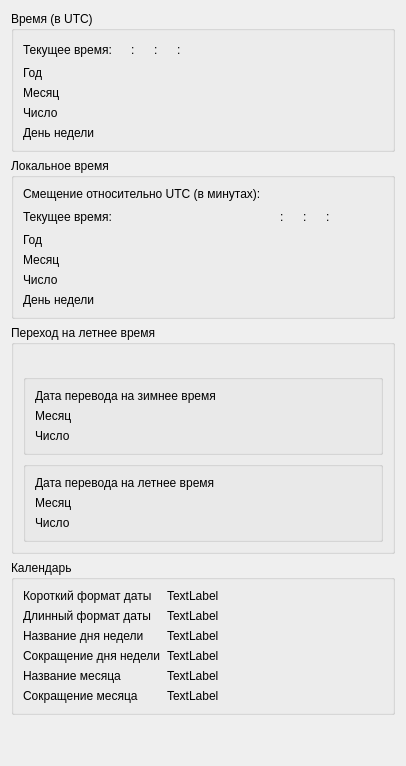
      <widget class="QWidget" name="pageTime">
       <layout class="QVBoxLayout" name="verticalLayout_8">
        <item>
         <widget class="QGroupBox" name="groupBox">
          <property name="title">
           <string>Время (в UTC)</string>
          </property>
          <layout class="QHBoxLayout" name="horizontalLayout_5">
           <item>
            <layout class="QFormLayout" name="formLayout_7">
             <item row="0" column="0">
              <widget class="QLabel" name="label_31">
               <property name="text">
                <string>Текущее время:</string>
               </property>
              </widget>
             </item>
             <item row="0" column="1">
              <layout class="QHBoxLayout" name="horizontalLayout_6">
               <item>
                <widget class="QLabel" name="labelHour">
                 <property name="text">
                  <string/>
                 </property>
                </widget>
               </item>
               <item>
                <widget class="QLabel" name="label_33">
                 <property name="sizePolicy">
                  <sizepolicy hsizetype="Fixed" vsizetype="Preferred">
                   <horstretch>0</horstretch>
                   <verstretch>0</verstretch>
                  </sizepolicy>
                 </property>
                 <property name="text">
                  <string>:</string>
                 </property>
                </widget>
               </item>
               <item>
                <widget class="QLabel" name="labelMinute">
                 <property name="text">
                  <string/>
                 </property>
                </widget>
               </item>
               <item>
                <widget class="QLabel" name="label_37">
                 <property name="sizePolicy">
                  <sizepolicy hsizetype="Fixed" vsizetype="Preferred">
                   <horstretch>0</horstretch>
                   <verstretch>0</verstretch>
                  </sizepolicy>
                 </property>
                 <property name="text">
                  <string>:</string>
                 </property>
                </widget>
               </item>
               <item>
                <widget class="QLabel" name="labelSecond">
                 <property name="text">
                  <string/>
                 </property>
                </widget>
               </item>
               <item>
                <widget class="QLabel" name="label_35">
                 <property name="sizePolicy">
                  <sizepolicy hsizetype="Fixed" vsizetype="Preferred">
                   <horstretch>0</horstretch>
                   <verstretch>0</verstretch>
                  </sizepolicy>
                 </property>
                 <property name="text">
                  <string>:</string>
                 </property>
                </widget>
               </item>
               <item>
                <widget class="QLabel" name="labelMilliseconds">
                 <property name="text">
                  <string/>
                 </property>
                </widget>
               </item>
               <item>
                <spacer name="horizontalSpacer">
                 <property name="orientation">
                  <enum>Qt::Horizontal</enum>
                 </property>
                 <property name="sizeHint" stdset="0">
                  <size>
                   <width>40</width>
                   <height>20</height>
                  </size>
                 </property>
                </spacer>
               </item>
              </layout>
             </item>
             <item row="1" column="0">
              <widget class="QLabel" name="label_32">
               <property name="text">
                <string>Год</string>
               </property>
              </widget>
             </item>
             <item row="1" column="1">
              <widget class="QLabel" name="labelYear">
               <property name="text">
                <string/>
               </property>
              </widget>
             </item>
             <item row="2" column="0">
              <widget class="QLabel" name="label_34">
               <property name="text">
                <string>Месяц</string>
               </property>
              </widget>
             </item>
             <item row="2" column="1">
              <widget class="QLabel" name="labelMonth">
               <property name="text">
                <string/>
               </property>
              </widget>
             </item>
             <item row="3" column="0">
              <widget class="QLabel" name="label_36">
               <property name="text">
                <string>Число</string>
               </property>
              </widget>
             </item>
             <item row="3" column="1">
              <widget class="QLabel" name="labelDay">
               <property name="text">
                <string/>
               </property>
              </widget>
             </item>
             <item row="4" column="0">
              <widget class="QLabel" name="label_38">
               <property name="text">
                <string>День недели</string>
               </property>
              </widget>
             </item>
             <item row="4" column="1">
              <widget class="QLabel" name="labelDayOfWeek">
               <property name="text">
                <string/>
               </property>
              </widget>
             </item>
            </layout>
           </item>
          </layout>
         </widget>
        </item>
        <item>
         <widget class="QGroupBox" name="groupBox_2">
          <property name="title">
           <string>Локальное время</string>
          </property>
          <layout class="QFormLayout" name="formLayout_9">
           <item row="1" column="0">
            <widget class="QLabel" name="label_52">
             <property name="text">
              <string>Текущее время:</string>
             </property>
            </widget>
           </item>
           <item row="1" column="1">
            <layout class="QHBoxLayout" name="horizontalLayout_8">
             <item>
              <widget class="QLabel" name="labelLocalHour">
               <property name="text">
                <string/>
               </property>
              </widget>
             </item>
             <item>
              <widget class="QLabel" name="label_47">
               <property name="sizePolicy">
                <sizepolicy hsizetype="Fixed" vsizetype="Preferred">
                 <horstretch>0</horstretch>
                 <verstretch>0</verstretch>
                </sizepolicy>
               </property>
               <property name="text">
                <string>:</string>
               </property>
              </widget>
             </item>
             <item>
              <widget class="QLabel" name="labelLocalMinute">
               <property name="text">
                <string/>
               </property>
              </widget>
             </item>
             <item>
              <widget class="QLabel" name="label_48">
               <property name="sizePolicy">
                <sizepolicy hsizetype="Fixed" vsizetype="Preferred">
                 <horstretch>0</horstretch>
                 <verstretch>0</verstretch>
                </sizepolicy>
               </property>
               <property name="text">
                <string>:</string>
               </property>
              </widget>
             </item>
             <item>
              <widget class="QLabel" name="labelLocalSecond">
               <property name="text">
                <string/>
               </property>
              </widget>
             </item>
             <item>
              <widget class="QLabel" name="label_49">
               <property name="sizePolicy">
                <sizepolicy hsizetype="Fixed" vsizetype="Preferred">
                 <horstretch>0</horstretch>
                 <verstretch>0</verstretch>
                </sizepolicy>
               </property>
               <property name="text">
                <string>:</string>
               </property>
              </widget>
             </item>
             <item>
              <widget class="QLabel" name="labelLocalMilliseconds">
               <property name="text">
                <string/>
               </property>
              </widget>
             </item>
             <item>
              <spacer name="horizontalSpacer_3">
               <property name="orientation">
                <enum>Qt::Horizontal</enum>
               </property>
               <property name="sizeHint" stdset="0">
                <size>
                 <width>40</width>
                 <height>20</height>
                </size>
               </property>
              </spacer>
             </item>
            </layout>
           </item>
           <item row="2" column="1">
            <widget class="QLabel" name="labelLocalYear">
             <property name="text">
              <string/>
             </property>
            </widget>
           </item>
           <item row="3" column="1">
            <widget class="QLabel" name="labelLocalMonth">
             <property name="text">
              <string/>
             </property>
            </widget>
           </item>
           <item row="4" column="1">
            <widget class="QLabel" name="labelLocalDay">
             <property name="text">
              <string/>
             </property>
            </widget>
           </item>
           <item row="5" column="0">
            <widget class="QLabel" name="label_50">
             <property name="text">
              <string>День недели</string>
             </property>
            </widget>
           </item>
           <item row="5" column="1">
            <widget class="QLabel" name="labelLocalDayOfWeek">
             <property name="text">
              <string/>
             </property>
            </widget>
           </item>
           <item row="0" column="0">
            <widget class="QLabel" name="label_55">
             <property name="text">
              <string>Смещение относительно UTC (в минутах):</string>
             </property>
            </widget>
           </item>
           <item row="0" column="1">
            <widget class="QLabel" name="labelBias">
             <property name="text">
              <string/>
             </property>
            </widget>
           </item>
           <item row="4" column="0">
            <widget class="QLabel" name="label_53">
             <property name="text">
              <string>Число</string>
             </property>
            </widget>
           </item>
           <item row="3" column="0">
            <widget class="QLabel" name="label_54">
             <property name="text">
              <string>Месяц</string>
             </property>
            </widget>
           </item>
           <item row="2" column="0">
            <widget class="QLabel" name="label_51">
             <property name="text">
              <string>Год</string>
             </property>
            </widget>
           </item>
          </layout>
         </widget>
        </item>
        <item>
         <widget class="QGroupBox" name="groupBox_4">
          <property name="title">
           <string>Переход на летнее время</string>
          </property>
          <layout class="QVBoxLayout" name="verticalLayout_11">
           <item>
            <widget class="QLabel" name="labelDaylightActive">
             <property name="text">
              <string/>
             </property>
            </widget>
           </item>
           <item>
            <widget class="QGroupBox" name="groupStandard">
             <property name="title">
              <string/>
             </property>
             <layout class="QVBoxLayout" name="verticalLayout_14">
              <item>
               <layout class="QVBoxLayout" name="verticalLayout_9">
                <item>
                 <widget class="QLabel" name="label_46">
                  <property name="text">
                   <string>Дата перевода на зимнее время</string>
                  </property>
                 </widget>
                </item>
                <item>
                 <layout class="QFormLayout" name="formLayout_10">
                  <item row="0" column="0">
                   <widget class="QLabel" name="label_58">
                    <property name="text">
                     <string>Месяц</string>
                    </property>
                   </widget>
                  </item>
                  <item row="0" column="1">
                   <widget class="QLabel" name="labelTransitionStandardMonth">
                    <property name="text">
                     <string/>
                    </property>
                   </widget>
                  </item>
                  <item row="1" column="0">
                   <widget class="QLabel" name="label_60">
                    <property name="text">
                     <string>Число</string>
                    </property>
                   </widget>
                  </item>
                  <item row="1" column="1">
                   <widget class="QLabel" name="labelTransitionStandardDay">
                    <property name="text">
                     <string/>
                    </property>
                   </widget>
                  </item>
                 </layout>
                </item>
               </layout>
              </item>
             </layout>
            </widget>
           </item>
           <item>
            <widget class="QGroupBox" name="groupDaylight">
             <property name="title">
              <string/>
             </property>
             <layout class="QVBoxLayout" name="verticalLayout_16">
              <item>
               <layout class="QVBoxLayout" name="verticalLayout_10">
                <item>
                 <widget class="QLabel" name="label_39">
                  <property name="text">
                   <string>Дата перевода на летнее время</string>
                  </property>
                 </widget>
                </item>
                <item>
                 <layout class="QFormLayout" name="formLayout_8">
                  <item row="0" column="0">
                   <widget class="QLabel" name="label_42">
                    <property name="text">
                     <string>Месяц</string>
                    </property>
                   </widget>
                  </item>
                  <item row="0" column="1">
                   <widget class="QLabel" name="labelTransitionDalyightMonth">
                    <property name="text">
                     <string/>
                    </property>
                   </widget>
                  </item>
                  <item row="1" column="0">
                   <widget class="QLabel" name="label_44">
                    <property name="text">
                     <string>Число</string>
                    </property>
                   </widget>
                  </item>
                  <item row="1" column="1">
                   <widget class="QLabel" name="labelTransitionDalyightDay">
                    <property name="text">
                     <string/>
                    </property>
                   </widget>
                  </item>
                 </layout>
                </item>
               </layout>
              </item>
             </layout>
            </widget>
           </item>
          </layout>
         </widget>
        </item>
        <item>
         <widget class="QGroupBox" name="groupBox_3">
          <property name="title">
           <string>Календарь</string>
          </property>
          <layout class="QFormLayout" name="formLayout_11">
           <item row="0" column="0">
            <widget class="QLabel" name="label_41">
             <property name="text">
              <string>Короткий формат даты</string>
             </property>
            </widget>
           </item>
           <item row="1" column="0">
            <widget class="QLabel" name="label_43">
             <property name="text">
              <string>Длинный формат даты</string>
             </property>
            </widget>
           </item>
           <item row="2" column="0">
            <widget class="QLabel" name="label_45">
             <property name="text">
              <string>Название дня недели</string>
             </property>
            </widget>
           </item>
           <item row="3" column="0">
            <widget class="QLabel" name="label_57">
             <property name="text">
              <string>Сокращение дня недели</string>
             </property>
            </widget>
           </item>
           <item row="0" column="1">
            <widget class="QLabel" name="labelCalFormatShort">
             <property name="text">
              <string>TextLabel</string>
             </property>
            </widget>
           </item>
           <item row="1" column="1">
            <widget class="QLabel" name="labelCalFormatLong">
             <property name="text">
              <string>TextLabel</string>
             </property>
            </widget>
           </item>
           <item row="2" column="1">
            <widget class="QLabel" name="labelCalDayLong">
             <property name="text">
              <string>TextLabel</string>
             </property>
            </widget>
           </item>
           <item row="3" column="1">
            <widget class="QLabel" name="labelCalDayShort">
             <property name="text">
              <string>TextLabel</string>
             </property>
            </widget>
           </item>
           <item row="4" column="0">
            <widget class="QLabel" name="label_64">
             <property name="text">
              <string>Название месяца</string>
             </property>
            </widget>
           </item>
           <item row="5" column="0">
            <widget class="QLabel" name="label_65">
             <property name="text">
              <string>Сокращение месяца</string>
             </property>
            </widget>
           </item>
           <item row="4" column="1">
            <widget class="QLabel" name="labelCalMonthLong">
             <property name="text">
              <string>TextLabel</string>
             </property>
            </widget>
           </item>
           <item row="5" column="1">
            <widget class="QLabel" name="labelCalMonthShort">
             <property name="text">
              <string>TextLabel</string>
             </property>
            </widget>
           </item>
          </layout>
         </widget>
        </item>
        <item>
         <spacer name="verticalSpacer_5">
          <property name="orientation">
           <enum>Qt::Vertical</enum>
          </property>
          <property name="sizeHint" stdset="0">
           <size>
            <width>20</width>
            <height>40</height>
           </size>
          </property>
         </spacer>
        </item>
       </layout>
      </widget>
